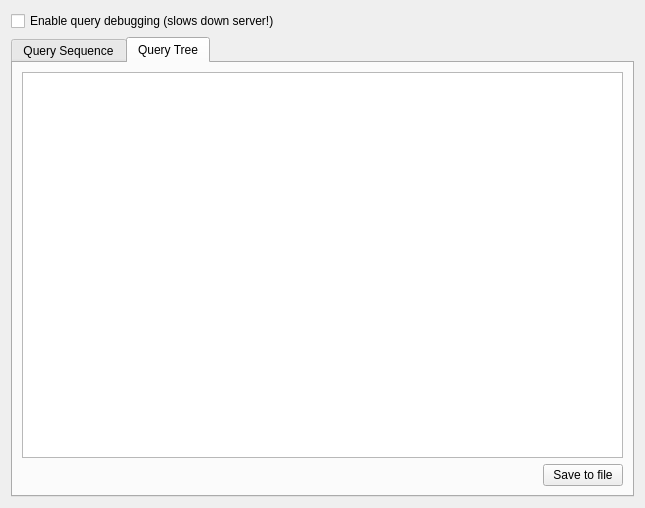
<?xml version="1.0" encoding="UTF-8"?>
<ui version="4.0">
 <class>QueryDebugger</class>
 <widget class="QWidget" name="QueryDebugger">
  <property name="geometry">
   <rect>
    <x>0</x>
    <y>0</y>
    <width>645</width>
    <height>508</height>
   </rect>
  </property>
  <property name="windowTitle">
   <string>Form</string>
  </property>
  <layout class="QVBoxLayout" name="verticalLayout">
   <item>
    <widget class="QCheckBox" name="enableDebuggingChkBox">
     <property name="text">
      <string>Enable query debugging (slows down server!)</string>
     </property>
    </widget>
   </item>
   <item>
    <widget class="QTabWidget" name="tabWidget">
     <property name="currentIndex">
      <number>1</number>
     </property>
     <widget class="QWidget" name="querySequenceTab">
      <attribute name="title">
       <string>Query Sequence</string>
      </attribute>
      <layout class="QVBoxLayout" name="verticalLayout_2">
       <item>
        <widget class="QTreeView" name="queryListView">
         <property name="rootIsDecorated">
          <bool>false</bool>
         </property>
         <property name="uniformRowHeights">
          <bool>true</bool>
         </property>
         <property name="sortingEnabled">
          <bool>true</bool>
         </property>
        </widget>
       </item>
      </layout>
     </widget>
     <widget class="QWidget" name="queryTreeTab">
      <attribute name="title">
       <string>Query Tree</string>
      </attribute>
      <layout class="QVBoxLayout" name="verticalLayout_3">
       <item>
        <widget class="QTreeView" name="queryTreeView"/>
       </item>
       <item>
        <layout class="QHBoxLayout" name="horizontalLayout">
         <item>
          <spacer name="horizontalSpacer">
           <property name="orientation">
            <enum>Qt::Horizontal</enum>
           </property>
           <property name="sizeHint" stdset="0">
            <size>
             <width>40</width>
             <height>20</height>
            </size>
           </property>
          </spacer>
         </item>
         <item>
          <widget class="QPushButton" name="saveTreeBtn">
           <property name="text">
            <string>Save to file</string>
           </property>
          </widget>
         </item>
        </layout>
       </item>
      </layout>
     </widget>
    </widget>
   </item>
  </layout>
 </widget>
 <resources/>
 <connections/>
</ui>
